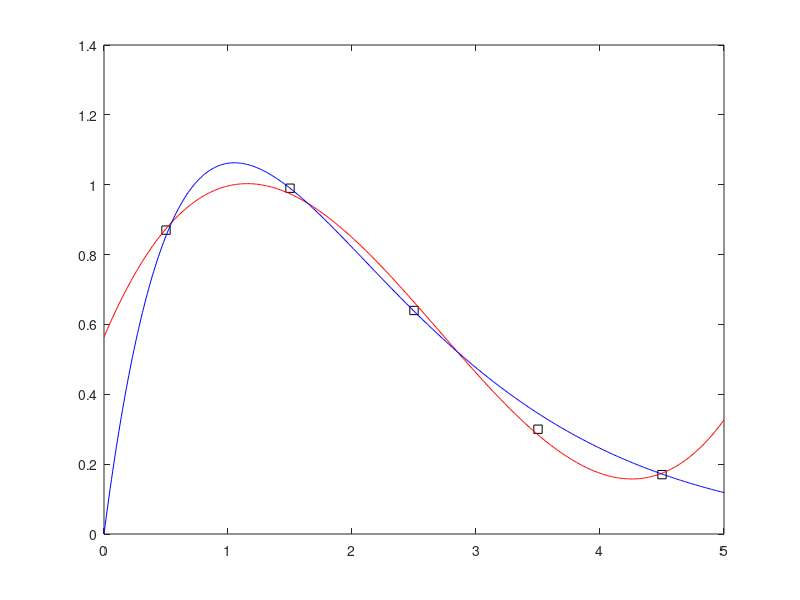

MATLAB code for this plot:
clear;
xi =[0.5 1.5 2.5 3.5 4.5]';
yi =[0.87 0.99 0.64 0.30 0.17]';
plot(xi,yi,'ks');hold on;
xx=[0:0.01:5];

H= [xi.^0 xi.^1 xi.^2 xi.^3];
b = yi;
c=H\b;
poli1 =polyval(c(end:-1:1),xx);
plot(xx, poli1,'r');

r1 = b-H*c

H2 = [xi.^0 log(xi) xi]; B2 = log(yi);
c2=H2\B2;
A=exp(c2(1))
B=c2(3);
plot(xx,A*xx.*exp(B.*xx),'b');

r2 = B2-H2*c2

hold off;